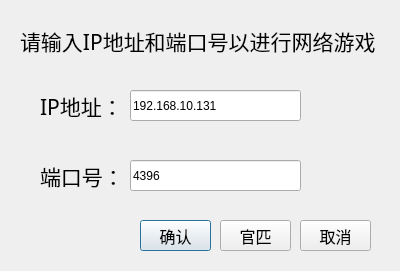
<?xml version="1.0" encoding="UTF-8"?>
<ui version="4.0">
 <class>updateServerDialog</class>
 <widget class="QDialog" name="updateServerDialog">
  <property name="geometry">
   <rect>
    <x>0</x>
    <y>0</y>
    <width>400</width>
    <height>271</height>
   </rect>
  </property>
  <property name="acceptDrops">
   <bool>false</bool>
  </property>
  <property name="windowTitle">
   <string>修改连接地址</string>
  </property>
  <widget class="QLabel" name="titleLabel">
   <property name="geometry">
    <rect>
     <x>20</x>
     <y>10</y>
     <width>361</width>
     <height>61</height>
    </rect>
   </property>
   <property name="font">
    <font>
     <family>微软雅黑</family>
     <pointsize>16</pointsize>
    </font>
   </property>
   <property name="text">
    <string>请输入IP地址和端口号以进行网络游戏</string>
   </property>
  </widget>
  <widget class="QLabel" name="IPLabel">
   <property name="geometry">
    <rect>
     <x>40</x>
     <y>90</y>
     <width>81</width>
     <height>31</height>
    </rect>
   </property>
   <property name="font">
    <font>
     <family>微软雅黑</family>
     <pointsize>16</pointsize>
    </font>
   </property>
   <property name="text">
    <string>IP地址：</string>
   </property>
  </widget>
  <widget class="QLabel" name="portLabel">
   <property name="geometry">
    <rect>
     <x>40</x>
     <y>160</y>
     <width>91</width>
     <height>31</height>
    </rect>
   </property>
   <property name="font">
    <font>
     <family>微软雅黑</family>
     <pointsize>16</pointsize>
    </font>
   </property>
   <property name="text">
    <string>端口号：</string>
   </property>
  </widget>
  <widget class="QLineEdit" name="IPLineEdit">
   <property name="geometry">
    <rect>
     <x>130</x>
     <y>90</y>
     <width>171</width>
     <height>31</height>
    </rect>
   </property>
   <property name="text">
    <string>192.168.10.131</string>
   </property>
  </widget>
  <widget class="QLineEdit" name="portLineEdit">
   <property name="geometry">
    <rect>
     <x>130</x>
     <y>160</y>
     <width>171</width>
     <height>31</height>
    </rect>
   </property>
   <property name="text">
    <string>4396</string>
   </property>
  </widget>
  <widget class="QPushButton" name="confirmBtn">
   <property name="geometry">
    <rect>
     <x>140</x>
     <y>220</y>
     <width>71</width>
     <height>31</height>
    </rect>
   </property>
   <property name="font">
    <font>
     <family>微软雅黑</family>
     <pointsize>12</pointsize>
    </font>
   </property>
   <property name="text">
    <string>确认</string>
   </property>
  </widget>
  <widget class="QPushButton" name="cancelBtn">
   <property name="geometry">
    <rect>
     <x>300</x>
     <y>220</y>
     <width>71</width>
     <height>31</height>
    </rect>
   </property>
   <property name="font">
    <font>
     <family>微软雅黑</family>
     <pointsize>12</pointsize>
    </font>
   </property>
   <property name="text">
    <string>取消</string>
   </property>
  </widget>
  <widget class="QPushButton" name="defaultBtn">
   <property name="geometry">
    <rect>
     <x>220</x>
     <y>220</y>
     <width>71</width>
     <height>31</height>
    </rect>
   </property>
   <property name="font">
    <font>
     <family>微软雅黑</family>
     <pointsize>12</pointsize>
    </font>
   </property>
   <property name="text">
    <string>官匹</string>
   </property>
  </widget>
 </widget>
 <resources/>
 <connections/>
</ui>
